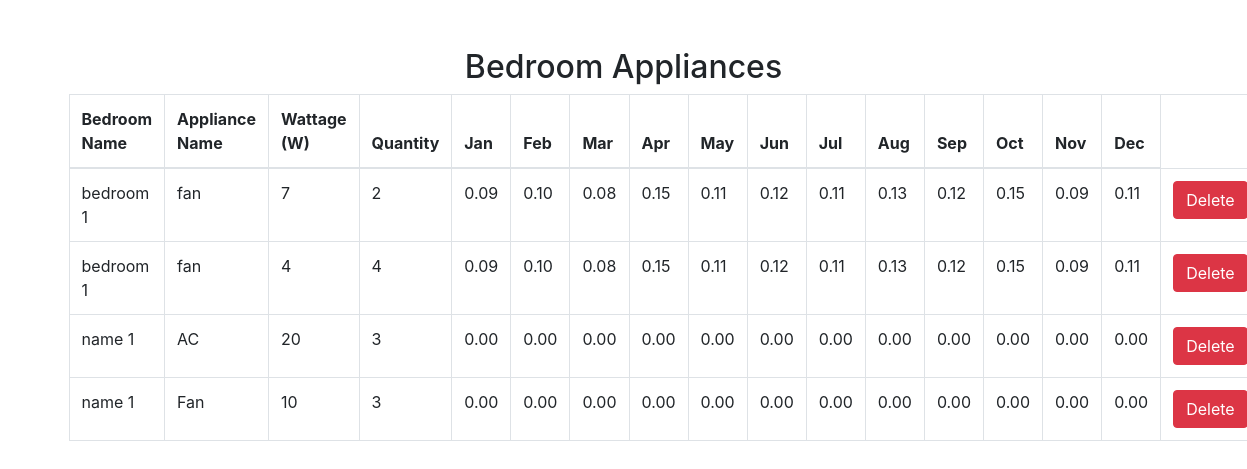
The app's page /bedroom/list/ (signed in) with its own data.
### app/models.py (models this page shows, shortened)
class BedroomAppliance(models.Model):
    bedroom_name = models.CharField(max_length=100)
    appliance_name = models.CharField(max_length=100)
    wattage = models.IntegerField(help_text='Wattage in Watts')
    quantity = models.IntegerField(default=1)
    jan = models.DecimalField(max_digits=5, decimal_places=2, default=0.00)
    feb = models.DecimalField(max_digits=5, decimal_places=2, default=0.00)
    mar = models.DecimalField(max_digits=5, decimal_places=2, default=0.00)
    apr = models.DecimalField(max_digits=5, decimal_places=2, default=0.00)
    may = models.DecimalField(max_digits=5, decimal_places=2, default=0.00)
    jun = models.DecimalField(max_digits=5, decimal_places=2, default=0.00)
    jul = models.DecimalField(max_digits=5, decimal_places=2, default=0.00)
    aug = models.DecimalField(max_digits=5, decimal_places=2, default=0.00)
    sep = models.DecimalField(max_digits=5, decimal_places=2, default=0.00)
    oct = models.DecimalField(max_digits=5, decimal_places=2, default=0.00)
    nov = models.DecimalField(max_digits=5, decimal_places=2, default=0.00)
    dec = models.DecimalField(max_digits=5, decimal_places=2, default=0.00)

### app/views.py (the view)
# urls.py: path('bedroom/list/', bedroom_appliance_list, name='bedroom_appliance_list'),
@login_required
def bedroom_appliance_list(request):
    bedroom_appliances = BedroomAppliance.objects.all()
    return render(request, 'bedroom_list.html', {'bedroom_appliances': bedroom_appliances})

### templates/bedroom_list.html (shortened to what this page needs)
<!DOCTYPE html>
<html lang="en">
<head>
    <link rel="stylesheet" href="https://stackpath.bootstrapcdn.com/bootstrap/4.5.2/css/bootstrap.min.css">
</head>
<body>
    <div class="container mt-5">
        <h2 class="text-center">Bedroom Appliances</h2>
        <table class="table table-bordered">
            <thead>
                <tr>
                    <th>Bedroom Name</th>
                    <th>Appliance Name</th>
                    <th>Wattage (W)</th>
                    <th>Quantity</th>
                    <th>Jan</th>
                    <th>Feb</th>
                    <th>Mar</th>
                    <th>Apr</th>
                    <th>May</th>
                    <th>Jun</th>
                    <th>Jul</th>
                    <th>Aug</th>
                    <th>Sep</th>
                    <th>Oct</th>
                    <th>Nov</th>
                    <th>Dec</th>
                </tr>
            </thead>
            <tbody>
                {% for bedroom_appliance in bedroom_appliances %}
                <tr>
                    <td>{{ bedroom_appliance.bedroom_name }}</td>
                    <td>{{ bedroom_appliance.appliance_name }}</td>
                    <td>{{ bedroom_appliance.wattage }}</td>
                    <td>{{ bedroom_appliance.quantity }}</td>
                    <td>{{ bedroom_appliance.jan }}</td>
                    <td>{{ bedroom_appliance.feb }}</td>
                    <td>{{ bedroom_appliance.mar }}</td>
                    <td>{{ bedroom_appliance.apr }}</td>
                    <td>{{ bedroom_appliance.may }}</td>
                    <td>{{ bedroom_appliance.jun }}</td>
                    <td>{{ bedroom_appliance.jul }}</td>
                    <td>{{ bedroom_appliance.aug }}</td>
                    <td>{{ bedroom_appliance.sep }}</td>
                    <td>{{ bedroom_appliance.oct }}</td>
                    <td>{{ bedroom_appliance.nov }}</td>
                    <td>{{ bedroom_appliance.dec }}</td>
                    <td>
                        <form action="{% url 'bedroom_delete' bedroom_appliance.id %}" method="post">
                            <button type="submit" class="btn btn-danger btn-delete">Delete</button>
                        </form>
                    </td>
                </tr>
                {% endfor %}
            </tbody>
        </table>
    </div>
</body>
</html>

### records on screen
BedroomAppliance: bedroom_name "bedroom 1", appliance_name "fan", wattage "7", quantity "2", jan "0.09", feb "0.10", mar "0.08", apr "0.15", may "0.11", jun "0.12", jul "0.11", aug "0.13", sep "0.12", oct "0.15", nov "0.09", dec "0.11"
BedroomAppliance: bedroom_name "bedroom 1", appliance_name "fan", wattage "4", quantity "4", jan "0.09", feb "0.10", mar "0.08", apr "0.15", may "0.11", jun "0.12", jul "0.11", aug "0.13", sep "0.12", oct "0.15", nov "0.09", dec "0.11"
BedroomAppliance: bedroom_name "name 1", appliance_name "AC", wattage "20", quantity "3", jan "0.00", feb "0.00", mar "0.00", apr "0.00", may "0.00", jun "0.00", jul "0.00", aug "0.00", sep "0.00", oct "0.00", nov "0.00", dec "0.00"
BedroomAppliance: bedroom_name "name 1", appliance_name "Fan", wattage "10", quantity "3", jan "0.00", feb "0.00", mar "0.00", apr "0.00", may "0.00", jun "0.00", jul "0.00", aug "0.00", sep "0.00", oct "0.00", nov "0.00", dec "0.00"
